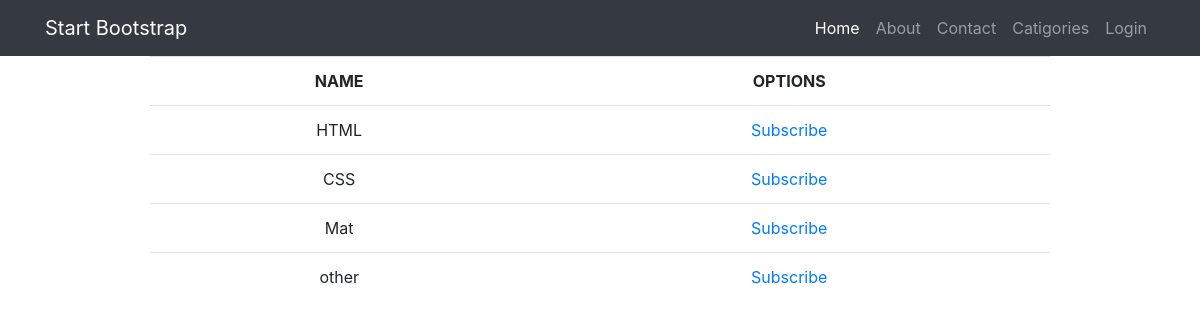
The app's page /posts/categories/ with its own data.
### news/models.py (models this page shows)
class Categories(models.Model):
    category = models.CharField(max_length = 255, unique = True)
    subscribers = models.ManyToManyField(User)
    def __str__(self):
        return self.category
    class Meta:
        verbose_name = 'Category'
        verbose_name_plural = 'Categories'

### news/views.py (the view)
# urls.py: path('categories/', CatigoriesView.as_view(), name = 'categories_list'),
class CatigoriesView(ListView):
    template_name = 'categories.html'
    context_object_name = 'categories'
    queryset = Categories.objects.all()

### templates/categories.html (shortened to what this page needs)
{% extends 'flatpages/default.html' %}
{% load custom_filters %}
{% load cache %}
{% block content %}
{% if categories %}
    <table class="detail_table table">
        <tr>
            <td class='detail_column column'>
                Name
            </td>
            <td class='detail_column column'>
                Options
            </td>
        </tr>
        {% for category in categories %}
            <tr>
                <td>
                    {{ category }}
                </td>
                <td>
                    {% if user in category.subscribers.all %}
                        <a href="{% url 'unsubscribe' category.id %}"> Unsubscribe</a>
                    {% else %}
                        <a href="{% url 'subscribe' category.id %}"> Subscribe</a>
                    {% endif %}
                </td>
            </tr>
        {% endfor %}
    </table>
{% else %}
<h1>No catigories</h1>
{% endif %}
{% endblock content %}

### records on screen
Categories: category "HTML", shows "Subscribe"
Categories: category "CSS", shows "Subscribe"
Categories: category "Mat", shows "Subscribe"
Categories: category "other", shows "Subscribe"
